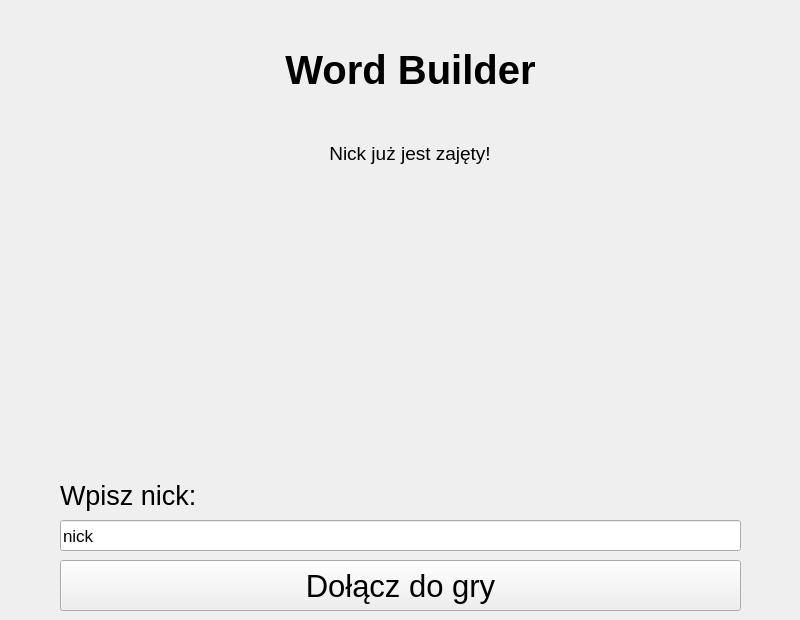
<?xml version="1.0" encoding="UTF-8"?>
<ui version="4.0">
 <class>login</class>
 <widget class="QWidget" name="login">
  <property name="geometry">
   <rect>
    <x>0</x>
    <y>0</y>
    <width>800</width>
    <height>620</height>
   </rect>
  </property>
  <property name="sizePolicy">
   <sizepolicy hsizetype="Preferred" vsizetype="Preferred">
    <horstretch>0</horstretch>
    <verstretch>0</verstretch>
   </sizepolicy>
  </property>
  <property name="minimumSize">
   <size>
    <width>800</width>
    <height>620</height>
   </size>
  </property>
  <property name="maximumSize">
   <size>
    <width>800</width>
    <height>620</height>
   </size>
  </property>
  <property name="windowTitle">
   <string>MainWindow</string>
  </property>
  <widget class="QLabel" name="gameName">
   <property name="geometry">
    <rect>
     <x>230</x>
     <y>20</y>
     <width>361</width>
     <height>100</height>
    </rect>
   </property>
   <property name="minimumSize">
    <size>
     <width>0</width>
     <height>0</height>
    </size>
   </property>
   <property name="maximumSize">
    <size>
     <width>16777215</width>
     <height>100</height>
    </size>
   </property>
   <property name="font">
    <font>
     <pointsize>30</pointsize>
     <weight>75</weight>
     <bold>true</bold>
    </font>
   </property>
   <property name="text">
    <string>Word Builder</string>
   </property>
   <property name="alignment">
    <set>Qt::AlignCenter</set>
   </property>
  </widget>
  <widget class="QLabel" name="labelNick">
   <property name="geometry">
    <rect>
     <x>60</x>
     <y>450</y>
     <width>291</width>
     <height>61</height>
    </rect>
   </property>
   <property name="maximumSize">
    <size>
     <width>16777215</width>
     <height>500</height>
    </size>
   </property>
   <property name="font">
    <font>
     <pointsize>20</pointsize>
    </font>
   </property>
   <property name="text">
    <string>Wpisz nick:</string>
   </property>
   <property name="alignment">
    <set>Qt::AlignBottom|Qt::AlignLeading|Qt::AlignLeft</set>
   </property>
  </widget>
  <widget class="QLineEdit" name="nickLineEdit">
   <property name="geometry">
    <rect>
     <x>60</x>
     <y>520</y>
     <width>681</width>
     <height>31</height>
    </rect>
   </property>
   <property name="minimumSize">
    <size>
     <width>600</width>
     <height>25</height>
    </size>
   </property>
   <property name="maximumSize">
    <size>
     <width>222222</width>
     <height>22222</height>
    </size>
   </property>
   <property name="font">
    <font>
     <pointsize>13</pointsize>
    </font>
   </property>
   <property name="inputMask">
    <string/>
   </property>
   <property name="text">
    <string>nick</string>
   </property>
   <property name="maxLength">
    <number>29</number>
   </property>
  </widget>
  <widget class="QPushButton" name="joinLobbyPushButton">
   <property name="geometry">
    <rect>
     <x>60</x>
     <y>560</y>
     <width>681</width>
     <height>51</height>
    </rect>
   </property>
   <property name="font">
    <font>
     <pointsize>23</pointsize>
    </font>
   </property>
   <property name="text">
    <string>Dołącz do gry</string>
   </property>
  </widget>
  <widget class="QLabel" name="labelWrongNick">
   <property name="geometry">
    <rect>
     <x>160</x>
     <y>140</y>
     <width>500</width>
     <height>25</height>
    </rect>
   </property>
   <property name="minimumSize">
    <size>
     <width>500</width>
     <height>25</height>
    </size>
   </property>
   <property name="maximumSize">
    <size>
     <width>1000000</width>
     <height>25</height>
    </size>
   </property>
   <property name="font">
    <font>
     <pointsize>14</pointsize>
    </font>
   </property>
   <property name="text">
    <string>Nick już jest zajęty!</string>
   </property>
   <property name="alignment">
    <set>Qt::AlignBottom|Qt::AlignHCenter</set>
   </property>
  </widget>
 </widget>
 <resources/>
 <connections/>
</ui>
